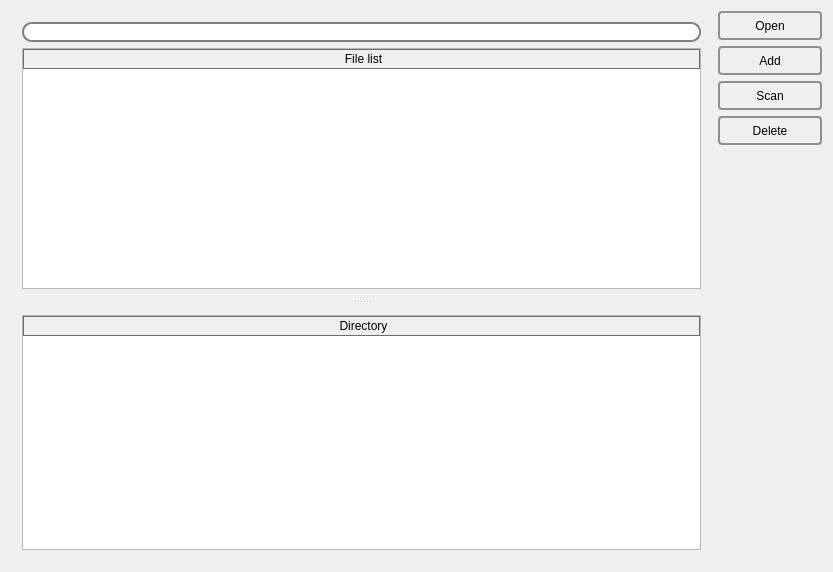
<?xml version="1.0" encoding="UTF-8"?>
<ui version="4.0">
 <class>MainWindow</class>
 <widget class="QMainWindow" name="MainWindow">
  <property name="geometry">
   <rect>
    <x>0</x>
    <y>0</y>
    <width>833</width>
    <height>572</height>
   </rect>
  </property>
  <property name="windowTitle">
   <string>MainWindow</string>
  </property>
  <property name="styleSheet">
   <string notr="true">QPushButton {
     border: 2px solid rgb(143, 143, 145);
     border-radius: 4px;
     background-color: qlineargradient(x1: 0, y1: 0, x2: 0, y2: 1,
                                       stop: 0 #f6f7fa, stop: 1 #dadbde);
     min-width: 100px;
	 min-height: 25px;
 }

 QPushButton:pressed {
     background-color: qlineargradient(x1: 0, y1: 0, x2: 0, y2: 1,
                                       stop: 0 #dadbde, stop: 1 #f6f7fa);
 }



QHeaderView::section {
    color: black;
    padding-left: 4px;
    border: 1px solid #6c6c6c;
}

QLineEdit {
     border: 2px solid gray;
     border-radius: 10px;
     padding: 0 8px;
     background: white;
 }
QProgressBar {
     border: 2px solid grey;
     border-radius: 5px;
 }

QProgressBar::chunk {
     background-color: rgb(5, 184, 204);
	 width: 20px;
 }

QProgressBar {
     border: 2px solid grey;
     border-radius: 5px;
     text-align: center;
 }</string>
  </property>
  <widget class="QWidget" name="centralWidget">
   <layout class="QGridLayout" name="gridLayout">
    <item row="0" column="0" rowspan="6">
     <widget class="QSplitter" name="splitter">
      <property name="sizePolicy">
       <sizepolicy hsizetype="Expanding" vsizetype="Expanding">
        <horstretch>0</horstretch>
        <verstretch>0</verstretch>
       </sizepolicy>
      </property>
      <property name="minimumSize">
       <size>
        <width>700</width>
        <height>0</height>
       </size>
      </property>
      <property name="orientation">
       <enum>Qt::Vertical</enum>
      </property>
      <property name="childrenCollapsible">
       <bool>false</bool>
      </property>
      <widget class="QWidget" name="verticalLayoutWidget_2">
       <layout class="QVBoxLayout" name="verticalLayout_4">
        <property name="sizeConstraint">
         <enum>QLayout::SetDefaultConstraint</enum>
        </property>
        <item>
         <widget class="QLineEdit" name="path">
          <property name="text">
           <string/>
          </property>
         </widget>
        </item>
        <item>
         <widget class="QTreeWidget" name="treeWidget">
          <column>
           <property name="text">
            <string>File list</string>
           </property>
           <property name="textAlignment">
            <set>AlignCenter</set>
           </property>
          </column>
         </widget>
        </item>
       </layout>
      </widget>
      <widget class="QWidget" name="verticalLayoutWidget">
       <layout class="QVBoxLayout" name="verticalLayout_3">
        <property name="sizeConstraint">
         <enum>QLayout::SetDefaultConstraint</enum>
        </property>
        <item>
         <widget class="QTableWidget" name="tableWidget">
          <property name="enabled">
           <bool>true</bool>
          </property>
          <property name="acceptDrops">
           <bool>false</bool>
          </property>
          <property name="frameShape">
           <enum>QFrame::StyledPanel</enum>
          </property>
          <property name="frameShadow">
           <enum>QFrame::Sunken</enum>
          </property>
          <property name="midLineWidth">
           <number>0</number>
          </property>
          <attribute name="horizontalHeaderShowSortIndicator" stdset="0">
           <bool>false</bool>
          </attribute>
          <attribute name="horizontalHeaderStretchLastSection">
           <bool>true</bool>
          </attribute>
          <column>
           <property name="text">
            <string>Directory</string>
           </property>
          </column>
         </widget>
        </item>
       </layout>
      </widget>
     </widget>
    </item>
    <item row="0" column="1">
     <widget class="QPushButton" name="open_button">
      <property name="text">
       <string>Open</string>
      </property>
     </widget>
    </item>
    <item row="1" column="1">
     <widget class="QPushButton" name="add_button">
      <property name="text">
       <string>Add</string>
      </property>
     </widget>
    </item>
    <item row="3" column="1">
     <widget class="QPushButton" name="delete_button">
      <property name="enabled">
       <bool>true</bool>
      </property>
      <property name="text">
       <string>Delete</string>
      </property>
     </widget>
    </item>
    <item row="2" column="1">
     <widget class="QPushButton" name="scan_button">
      <property name="text">
       <string>Scan</string>
      </property>
     </widget>
    </item>
    <item row="4" column="1">
     <spacer name="verticalSpacer">
      <property name="orientation">
       <enum>Qt::Vertical</enum>
      </property>
      <property name="sizeHint" stdset="0">
       <size>
        <width>20</width>
        <height>40</height>
       </size>
      </property>
     </spacer>
    </item>
   </layout>
  </widget>
 </widget>
 <layoutdefault spacing="6" margin="11"/>
 <resources/>
 <connections/>
</ui>
